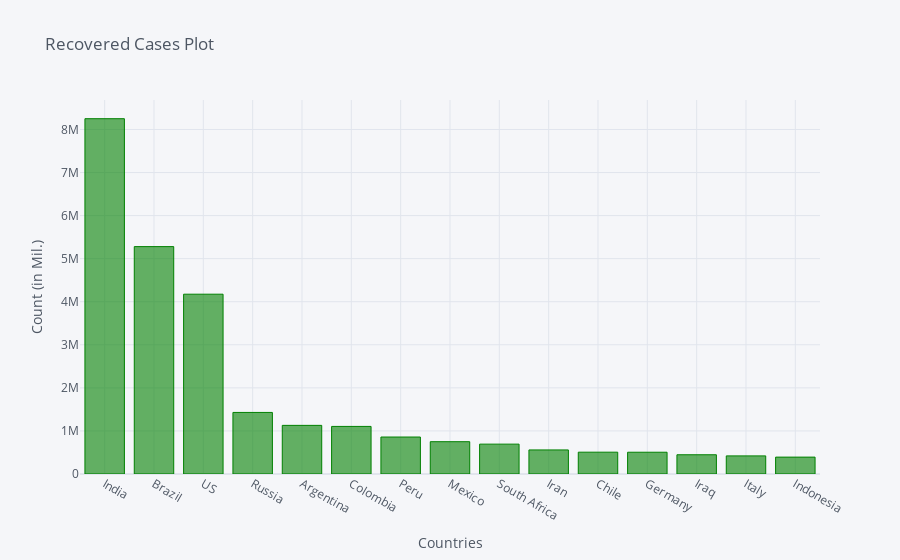

Notebook code cell kept with this figure:
### Code cell
recovered_df2_plot.iplot(kind='bar', x='Country/Region', y='11/15/20',color='green',
                         title='Recovered Cases Plot',xTitle='Countries',yTitle='Count (in Mil.)')

### Figure 1 — Plotly figure (JSON) as saved in the notebook; plotly's stock layout.template omitted (floating-point values rounded to 4 significant figures)
{"data": [{"marker": {"color": "rgba(0, 128, 0, 0.6)", "line": {"color": "rgba(0, 128, 0, 1.0)", "width": 1}}, "name": "11/15/20", "orientation": "v", "text": "", "type": "bar", "x": ["India", "Brazil", "US", "Russia", "Argentina", "Colombia", "Peru", "Mexico", "South Africa", "Iran", "Chile", "Germany", "Iraq", "Italy", "Indonesia"], "y": [8249579, 5279452, 4174884, 1429565, 1129102, 1104956, 858388, 750190, 693467, 558818, 506700, 505714, 447039, 420810, 391991]}], "layout": {"legend": {"bgcolor": "#F5F6F9", "font": {"color": "#4D5663"}}, "paper_bgcolor": "#F5F6F9", "plot_bgcolor": "#F5F6F9", "title": {"font": {"color": "#4D5663"}, "text": "Recovered Cases Plot"}, "xaxis": {"gridcolor": "#E1E5ED", "showgrid": true, "tickfont": {"color": "#4D5663"}, "title": {"font": {"color": "#4D5663"}, "text": "Countries"}, "zerolinecolor": "#E1E5ED"}, "yaxis": {"gridcolor": "#E1E5ED", "showgrid": true, "tickfont": {"color": "#4D5663"}, "title": {"font": {"color": "#4D5663"}, "text": "Count (in Mil.)"}, "zerolinecolor": "#E1E5ED"}}}
